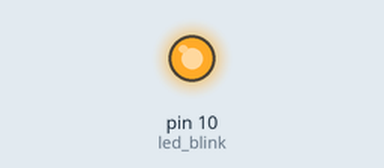
Simulated run of this sketch. Board: Arduino Uno, built with avr-gcc and run on an emulated ATmega328P. Shown: output pins drawn as LEDs (lit = HIGH).

Above: at 0.5 s.
At 3.5 s:
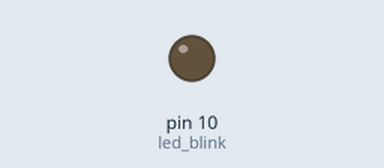
Timing chart, 0 to 7.8 s (numbered marks = the images above):
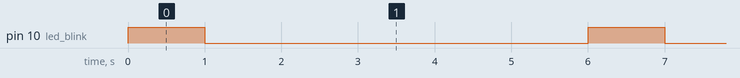

The sketch:

atv1_pisca_pisca.ino
```cpp
#define led_blink 10


void setup() {
  pinMode(led_blink, OUTPUT);
}
void loop() {
digitalWrite(led_blink, HIGH);
  delay(1000);
  digitalWrite(led_blink, LOW);
  delay(5000);
}
```

Measured:
- by itself, pin 10 (led_blink): alternates HIGH for 1.0 s and LOW for 5.0 s
